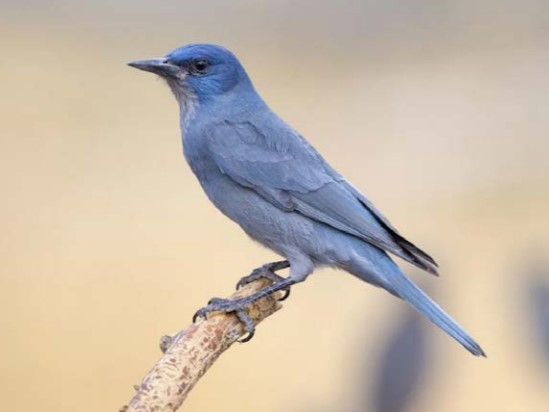
#> input picture img/bird.jpg, 549 x 412 px, found by its file name
$ python 15-3.py
#> lines starting #> are read from the running program, lines starting #| are printed output that depends on the picture; after the words box and inside, x2 and y2 are one past the last pixel; in counts of white or black regions, pixels touching at a corner belong together
from cv2 import cv2
import numpy as np
from matplotlib import pyplot as plt
img = cv2.imread('img/bird.jpg',0)
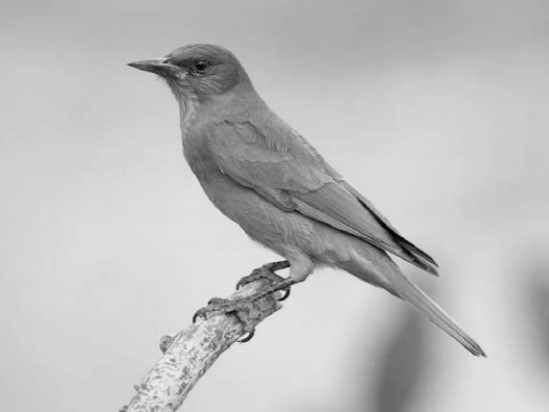
#> img: shape (412, 549); min 0, max 240, mean 189.3
# global thresholding
ret1,th1 = cv2.threshold(img,127,255,cv2.THRESH_BINARY)
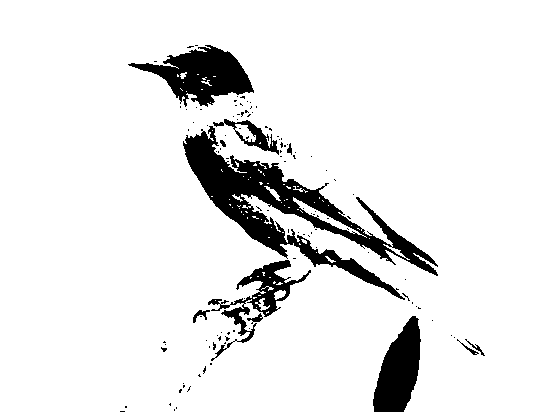
#> th1: shape (412, 549); 91.1% white; 115 black regions (104 under 20 px), largest, box (x1, y1, x2, y2) and area: (183, 126, 438, 300) 10153, (128, 45, 254, 107) 3727, (373, 316, 421, 412) 2909
# Otsu's thresholding
ret2,th2 = cv2.threshold(img,0,255,cv2.THRESH_BINARY+cv2.THRESH_OTSU)
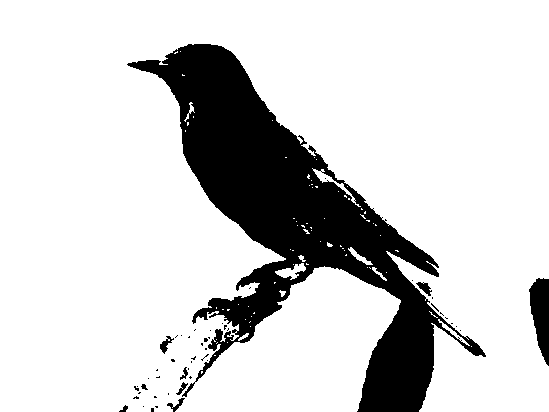
#> th2: shape (412, 549); 82.3% white; 50 black regions (41 under 20 px), largest, box (x1, y1, x2, y2) and area: (127, 44, 486, 412) 38253, (529, 278, 549, 366) 1184, (416, 282, 432, 296) 106
#> ret2 = 163
# Otsu's thresholding after Gaussian filtering
#（5,5）为高斯核的大小，0 为标准差
blur = cv2.GaussianBlur(img,(5,5),0)
# 阈值一定要设为 0！
ret3,th3 = cv2.threshold(blur,0,255,cv2.THRESH_BINARY+cv2.THRESH_OTSU)
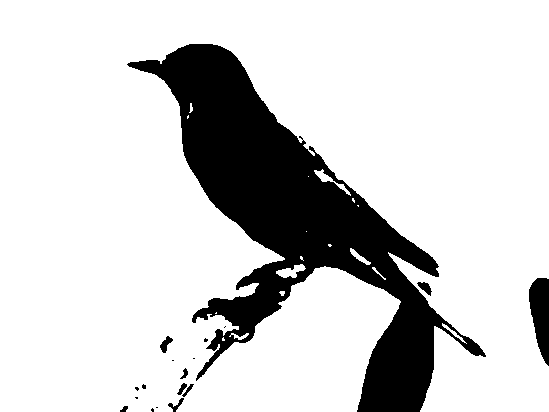
#> th3: shape (412, 549); 82% white; 18 black regions (9 under 20 px), largest, box (x1, y1, x2, y2) and area: (127, 44, 486, 412) 38920, (529, 278, 549, 366) 1242, (417, 282, 432, 296) 105
#> ret3 = 164
# plot all the images and their histograms
images = [img, 0, th1,img, 0, th2,blur, 0, th3]
titles = ['Original Noisy Image','Histogram','Global Thresholding (v=127)','Original Noisy Image','Histogram',"Otsu's Thresholding",'Gaussian filtered Image','Histogram',"Otsu's Thresholding"]
# 这里使用了 pyplot 中画直方图的方法，plt.hist, 要注意的是它的参数是一维数组
# 所以这里使用了（numpy）ravel 方法，将多维数组转换成一维，也可以使用 flatten 方法
#ndarray.flat 1-D iterator over an array.
#ndarray.flatten 1-D array copy of the elements of an array in row-major order.
for i in range(3):
    plt.subplot(3,3,i*3+1),plt.imshow(images[i*3],'gray')
    plt.title(titles[i*3]), plt.xticks([]), plt.yticks([])

    plt.subplot(3,3,i*3+2),plt.hist(images[i*3].ravel(),256)
    plt.title(titles[i*3+1]), plt.xticks([]), plt.yticks([])

    plt.subplot(3,3,i*3+3),plt.imshow(images[i*3+2],'gray')
    plt.title(titles[i*3+2]), plt.xticks([]), plt.yticks([])
plt.show()
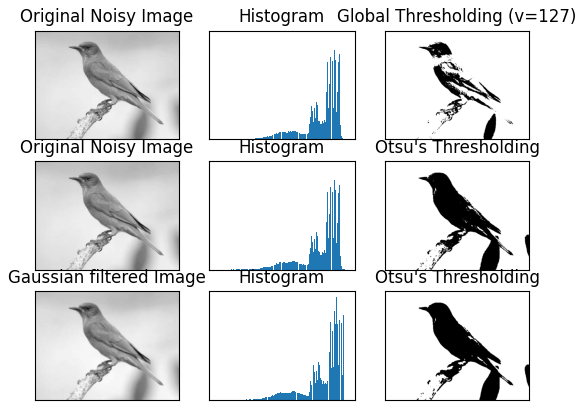
#> figure drawn by matplotlib, 9 panels
